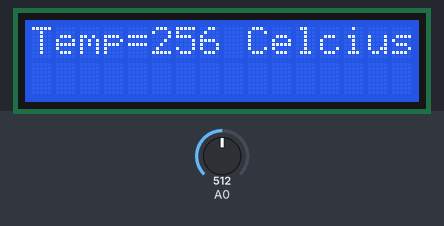
Recording of a sketch running on a simulated Arduino Uno, built with avr-gcc and run on an emulated ATmega328P. Shown: 16×2 character LCD. The inputs (shaded band) are chosen by the test bench; at power-on: A0 = 512. The modem accepts every AT command (registered, SIM ready, sends succeed) and sends nothing else.

Above: at 3.2 s.
3.3 s: A0 set to 212
At 5.5 s:
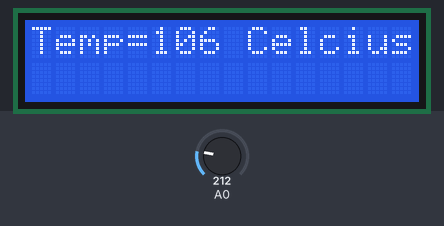
6.0 s: A0 set to 191
At 6.5 s:
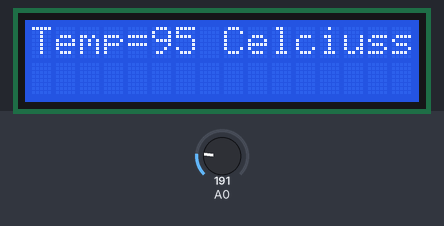
8.7 s: A0 set to 21
At 10.8 s:
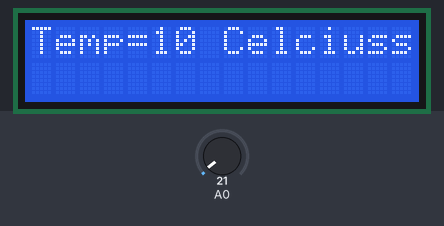
11.7 s: A0 set to 17
At 12.9 s:
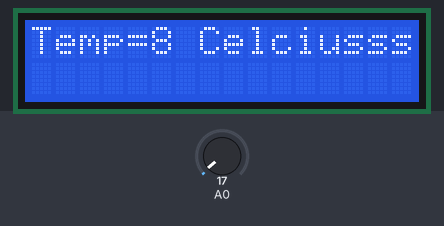
Timing chart, 0 to 14.7 s (numbered marks = the images above; inputs shaded):
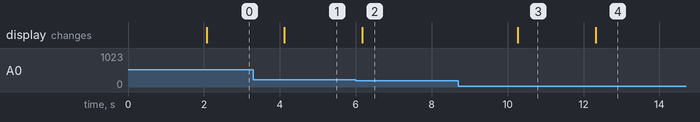

The sketch:

Telemetri_Continue.ino
```cpp
//program telemetri continue
#include <LiquidCrystal.h>
#include <SoftwareSerial.h>
LiquidCrystal lcd(2,3, 4, 5, 6, 7);
const int rxpin = 8;
const int txpin = 9;
SoftwareSerial gsm(rxpin, txpin);
String inString="";
char str,f;
int adc0,temp,t;

void getmodem()
{
 f=1;
 while(f)
 {
   if(gsm.available())
     {
       str=gsm.read();
       Serial.print(str);
       switch (str)
         {
           case '\r': break;
           case '\n':f=0; break;
           default:inString+=(char)str;
         }
     }
 }
}

void setup()
{
  gsm.begin(9600);
  lcd.begin(16, 2);
  lcd.print("  Telemetri 1  ");
  lcd.setCursor(0, 1);
  lcd.print("   Continue  ");
  delay(2000);
  lcd.clear();
  lcd.print("Temp=");
}
void loop()
{
  for(t=0;t<300;t++);{
  adc0 = analogRead(0);
  temp=(adc0*5)/10;
  lcd.setCursor(5,0);
  lcd.print(temp);
  lcd.print(" Celcius");
  delay(1000);
  }
 //gantilah nomor HP dibaris bawah ini sesuai
 //dg nomor HP yg akan di SMS
 gsm.println("AT+CMGS=08126752xxxx");
 delay(1000);
 gsm.print("Temperatur=");
 gsm.print(temp);
 gsm.print(" Celcius");
 gsm.write((byte)26);
 gsm.println();

}
```

Measured:
- the behaviour switches between 200 and 199 on A0 (found by bisection; images 1 and 2)
- the behaviour switches between 20 and 19 on A0 (found by bisection; images 3 and 4)
- after the input at 3.3 s, the display: changes after 0.82 s (image 1)
- after the input at 6.0 s, the display: changes after 0.17 s (image 2)
- after the input at 8.7 s, the display: changes after 1.6 s (image 3)
- after the input at 11.7 s, the display: changes after 0.62 s (image 4)
